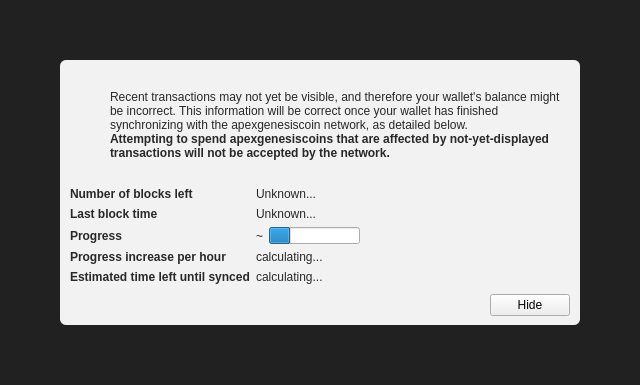
<?xml version="1.0" encoding="UTF-8"?>
<ui version="4.0">
 <class>ModalOverlay</class>
 <widget class="ModalOverlay" name="ModalOverlay">
  <property name="geometry">
   <rect>
    <x>0</x>
    <y>0</y>
    <width>640</width>
    <height>385</height>
   </rect>
  </property>
  <property name="windowTitle">
   <string>Form</string>
  </property>
  <layout class="QVBoxLayout" name="verticalLayout" stretch="0">
   <property name="sizeConstraint">
    <enum>QLayout::SetDefaultConstraint</enum>
   </property>
   <property name="leftMargin">
    <number>0</number>
   </property>
   <property name="topMargin">
    <number>0</number>
   </property>
   <property name="rightMargin">
    <number>0</number>
   </property>
   <property name="bottomMargin">
    <number>0</number>
   </property>
   <item>
    <widget class="QWidget" name="bgWidget" native="true">
     <property name="styleSheet">
      <string notr="true">#bgWidget { background: rgba(0,0,0,220); }</string>
     </property>
     <layout class="QVBoxLayout" name="verticalLayoutMain" stretch="1">
      <property name="leftMargin">
       <number>60</number>
      </property>
      <property name="topMargin">
       <number>60</number>
      </property>
      <property name="rightMargin">
       <number>60</number>
      </property>
      <property name="bottomMargin">
       <number>60</number>
      </property>
      <item>
       <widget class="QWidget" name="contentWidget" native="true">
        <property name="styleSheet">
         <string notr="true">#contentWidget { background: rgba(255,255,255,240); border-radius: 6px; }

QLabel { color: rgb(40,40,40);  }</string>
        </property>
        <layout class="QVBoxLayout" name="verticalLayoutSub" stretch="1,0,0,0">
         <property name="spacing">
          <number>0</number>
         </property>
         <property name="leftMargin">
          <number>10</number>
         </property>
         <property name="topMargin">
          <number>10</number>
         </property>
         <property name="rightMargin">
          <number>10</number>
         </property>
         <property name="bottomMargin">
          <number>10</number>
         </property>
         <item>
          <layout class="QHBoxLayout" name="horizontalLayoutIconText" stretch="0,1">
           <property name="topMargin">
            <number>20</number>
           </property>
           <item>
            <layout class="QVBoxLayout" name="verticalLayoutIcon">
             <property name="leftMargin">
              <number>0</number>
             </property>
             <item>
              <widget class="QPushButton" name="warningIcon">
               <property name="enabled">
                <bool>false</bool>
               </property>
               <property name="text">
                <string/>
               </property>
               <property name="icon">
                <iconset>
                 <normaloff>:/icons/warning</normaloff>
                 <disabledoff>:/icons/warning</disabledoff>:/icons/warning</iconset>
               </property>
               <property name="iconSize">
                <size>
                 <width>48</width>
                 <height>48</height>
                </size>
               </property>
               <property name="flat">
                <bool>true</bool>
               </property>
              </widget>
             </item>
             <item>
              <spacer name="verticalSpacerWarningIcon">
               <property name="orientation">
                <enum>Qt::Vertical</enum>
               </property>
               <property name="sizeHint" stdset="0">
                <size>
                 <width>20</width>
                 <height>40</height>
                </size>
               </property>
              </spacer>
             </item>
            </layout>
           </item>
           <item>
            <layout class="QVBoxLayout" name="verticalLayoutInfoText">
             <property name="leftMargin">
              <number>0</number>
             </property>
             <property name="topMargin">
              <number>0</number>
             </property>
             <item>
              <widget class="QLabel" name="infoText">
               <property name="text">
                <string>Recent transactions may not yet be visible, and therefore your wallet's balance might be incorrect. This information will be correct once your wallet has finished synchronizing with the apexgenesiscoin network, as detailed below.</string>
               </property>
               <property name="textFormat">
                <enum>Qt::RichText</enum>
               </property>
               <property name="wordWrap">
                <bool>true</bool>
               </property>
              </widget>
             </item>
             <item>
              <widget class="QLabel" name="infoTextStrong">
               <property name="font">
                <font>
                 <weight>75</weight>
                 <bold>true</bold>
                </font>
               </property>
               <property name="text">
                <string>Attempting to spend apexgenesiscoins that are affected by not-yet-displayed transactions will not be accepted by the network.</string>
               </property>
               <property name="textFormat">
                <enum>Qt::RichText</enum>
               </property>
               <property name="wordWrap">
                <bool>true</bool>
               </property>
              </widget>
             </item>
             <item>
              <spacer name="verticalSpacerInTextSpace">
               <property name="orientation">
                <enum>Qt::Vertical</enum>
               </property>
               <property name="sizeHint" stdset="0">
                <size>
                 <width>20</width>
                 <height>40</height>
                </size>
               </property>
              </spacer>
             </item>
            </layout>
           </item>
          </layout>
         </item>
         <item>
          <spacer name="verticalSpacerAfterText">
           <property name="orientation">
            <enum>Qt::Vertical</enum>
           </property>
           <property name="sizeHint" stdset="0">
            <size>
             <width>20</width>
             <height>40</height>
            </size>
           </property>
          </spacer>
         </item>
         <item>
          <layout class="QFormLayout" name="formLayout">
           <property name="fieldGrowthPolicy">
            <enum>QFormLayout::FieldsStayAtSizeHint</enum>
           </property>
           <property name="horizontalSpacing">
            <number>6</number>
           </property>
           <property name="verticalSpacing">
            <number>6</number>
           </property>
           <property name="topMargin">
            <number>10</number>
           </property>
           <item row="0" column="0">
            <widget class="QLabel" name="labelNumberOfBlocksLeft">
             <property name="font">
              <font>
               <weight>75</weight>
               <bold>true</bold>
              </font>
             </property>
             <property name="text">
              <string>Number of blocks left</string>
             </property>
            </widget>
           </item>
           <item row="0" column="1">
            <widget class="QLabel" name="numberOfBlocksLeft">
             <property name="text">
              <string>Unknown...</string>
             </property>
            </widget>
           </item>
           <item row="1" column="0">
            <widget class="QLabel" name="labelLastBlockTime">
             <property name="font">
              <font>
               <weight>75</weight>
               <bold>true</bold>
              </font>
             </property>
             <property name="text">
              <string>Last block time</string>
             </property>
            </widget>
           </item>
           <item row="1" column="1">
            <widget class="QLabel" name="newestBlockDate">
             <property name="sizePolicy">
              <sizepolicy hsizetype="Maximum" vsizetype="Preferred">
               <horstretch>0</horstretch>
               <verstretch>0</verstretch>
              </sizepolicy>
             </property>
             <property name="text">
              <string>Unknown...</string>
             </property>
            </widget>
           </item>
           <item row="2" column="0">
            <widget class="QLabel" name="labelSyncDone">
             <property name="font">
              <font>
               <weight>75</weight>
               <bold>true</bold>
              </font>
             </property>
             <property name="text">
              <string>Progress</string>
             </property>
            </widget>
           </item>
           <item row="2" column="1">
            <layout class="QHBoxLayout" name="horizontalLayoutSync" stretch="0,1">
             <item>
              <widget class="QLabel" name="percentageProgress">
               <property name="text">
                <string notr="true">~</string>
               </property>
              </widget>
             </item>
             <item>
              <widget class="QProgressBar" name="progressBar">
               <property name="value">
                <number>24</number>
               </property>
               <property name="format">
                <string/>
               </property>
              </widget>
             </item>
            </layout>
           </item>
           <item row="4" column="0">
            <widget class="QLabel" name="labelProgressIncrease">
             <property name="font">
              <font>
               <weight>75</weight>
               <bold>true</bold>
              </font>
             </property>
             <property name="text">
              <string>Progress increase per hour</string>
             </property>
            </widget>
           </item>
           <item row="4" column="1">
            <widget class="QLabel" name="progressIncreasePerH">
             <property name="text">
              <string>calculating...</string>
             </property>
            </widget>
           </item>
           <item row="5" column="0">
            <widget class="QLabel" name="labelEstimatedTimeLeft">
             <property name="font">
              <font>
               <weight>75</weight>
               <bold>true</bold>
              </font>
             </property>
             <property name="text">
              <string>Estimated time left until synced</string>
             </property>
            </widget>
           </item>
           <item row="5" column="1">
            <widget class="QLabel" name="expectedTimeLeft">
             <property name="text">
              <string>calculating...</string>
             </property>
            </widget>
           </item>
          </layout>
         </item>
         <item>
          <layout class="QHBoxLayout" name="horizontalLayoutButtons">
           <property name="leftMargin">
            <number>10</number>
           </property>
           <property name="topMargin">
            <number>10</number>
           </property>
           <item>
            <spacer name="horizontalSpacer">
             <property name="orientation">
              <enum>Qt::Horizontal</enum>
             </property>
             <property name="sizeHint" stdset="0">
              <size>
               <width>40</width>
               <height>20</height>
              </size>
             </property>
            </spacer>
           </item>
           <item>
            <widget class="QPushButton" name="closeButton">
             <property name="text">
              <string>Hide</string>
             </property>
            </widget>
           </item>
          </layout>
         </item>
        </layout>
       </widget>
      </item>
     </layout>
    </widget>
   </item>
  </layout>
 </widget>
 <customwidgets>
  <customwidget>
   <class>ModalOverlay</class>
   <extends>QWidget</extends>
   <header>modaloverlay.h</header>
   <container>1</container>
  </customwidget>
 </customwidgets>
 <resources/>
 <connections/>
</ui>
